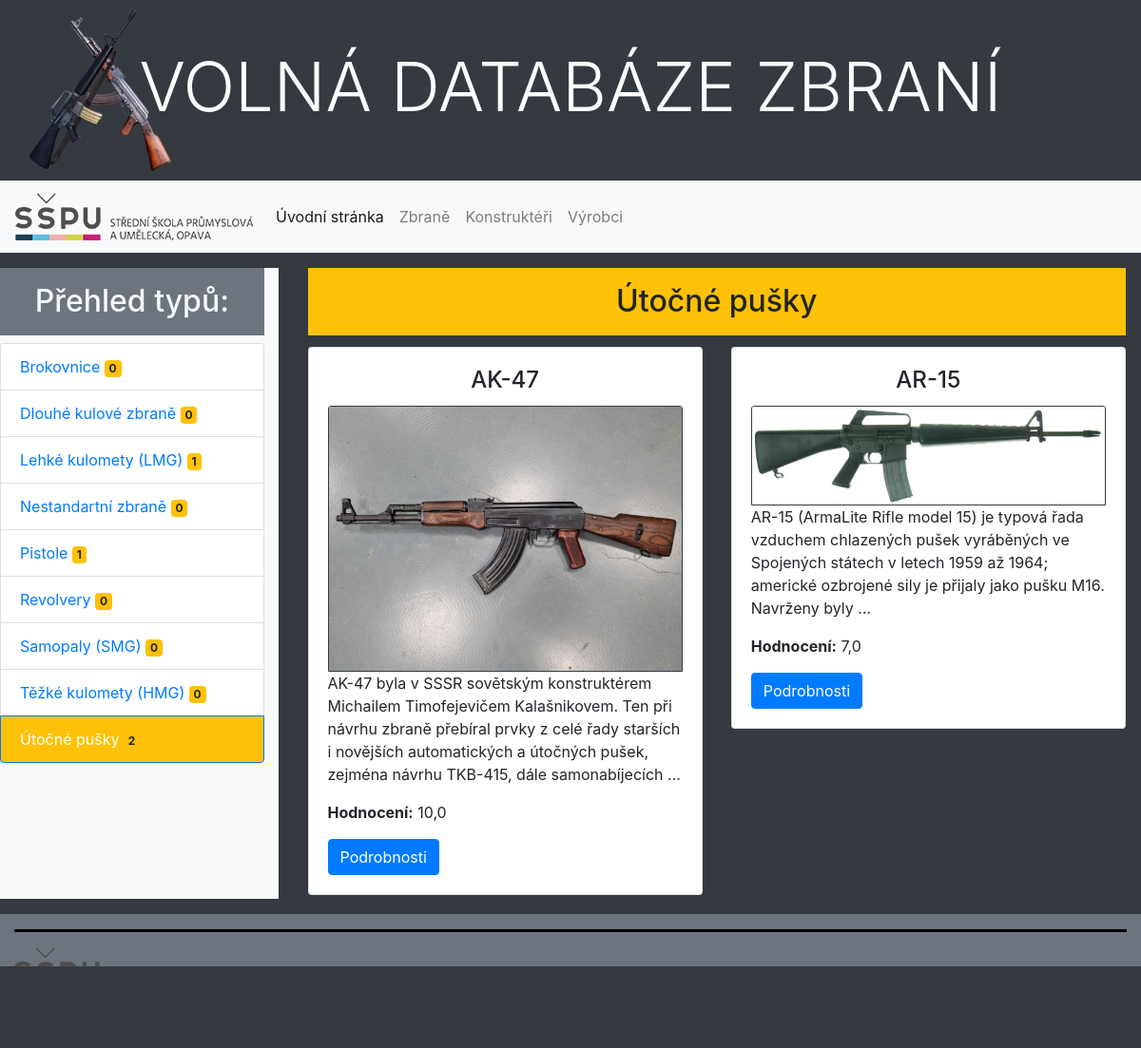
The app's page /guns/ with its own data.
### guns/models.py (models this page shows, shortened)
class Type(models.Model):
    name = models.CharField(max_length=50, unique=True, verbose_name="Označení typu",
                            help_text="Zadejte název typu")
    description = models.TextField(max_length=300, blank=True, null=True, verbose_name="Popis a charakteristika typu")
    class Meta:
        ordering = ["name"]

class Gun(models.Model):
    name = models.CharField(max_length=100, unique=True, verbose_name="Označení zbraně",
                            help_text="Zadejte označení zbraně")
    length = models.FloatField(verbose_name="Celková délka zbraně (mm)",
                               help_text="Zadejte délku zbraně v milimetrech",
                               validators=[MinValueValidator(0.1), MaxValueValidator(2000.0)])
    barrel_length = models.FloatField(verbose_name="Délka hlavně zbraně (mm)",
                                      help_text="Zadejte délku hlavně zbraně v milimetrech",
                                      validators=[MinValueValidator(0.1), MaxValueValidator(2000.0)])
    weight = models.FloatField(verbose_name="Celková hmotnost zbraně (g)",
                               validators=[MinValueValidator(0.1), MaxValueValidator(20000.0)],
                               help_text="Zadejte hmotnost zbraně v gramech")
    magazine = models.IntegerField(verbose_name="Celková kapacita obvyklého zásobníku",
                                   help_text="Zadejte množtví munice v základním zásobníku zbraně", default=1)
    '''developed = models.PositiveIntegerField(blank=True, null=True,
                                             validators=[MinValueValidator(900), MaxValueValidator(2100)],
                                             verbose_name='Rok vydání', help_text='Zadejte rok vydání (1500 - 2100)')'''
    description = models.TextField(blank=True, verbose_name="Popis zbraně",
                                   help_text="Popište tuto zbraň (historie, vlastnosti"
                                             ", zvláštnosti...)")
    type = models.ManyToManyField(Type, help_text='Vyberte typ zbraně')
    maker = models.ManyToManyField(Maker, blank=True, help_text='Vyberte výrobce zbraně')
    inventor = models.ManyToManyField(Inventor, blank=True, help_text='Vyberte vynálezces zbraně')
    poster = models.ImageField(upload_to='guns/posters/', blank=True, null=True,
                               verbose_name="Poster")
    rate = models.FloatField(default=5.0,
                             validators=[MinValueValidator(1.0), MaxValueValidator(10.0)],
                             null=True,
                             verbose_name="Hodnocení",
                             help_text="Prosím, ohodnoťte na stupnici 1-10")
    class Meta:
        ordering = ["name"]

### guns/views.py (the view)
# urls.py: path('', views.index, name='index'),
def index(request):
    num_guns = Gun.objects.all().count()
    typ = 'Útočné pušky'
    context = {
        'nadpis': typ,
        'num_guns': num_guns,
        'guns': Gun.objects.order_by('name').filter(type__name=typ),
        'types': Type.objects.all()
    }
    return render(request, 'index.html', context=context)

### guns/templates/index.html
{% extends "base.html" %}
{% block content %}
<div class="row">
    <div class="col-lg-3 bg-light mt-3 mb-3 mh-100">
        <h2 class="bg-secondary text-light text-center p-3">Přehled typů:</h2>
        <ul class="list-group">
            {% for type in types %}
            {% if type.name == nadpis %}
            <li class="list-group-item active bg-warning">{{ type.name }}
                <span class="badge badge-warning">{{ type.gun_set.count }}</span></li>
            {% else %}
            <li class="list-group-item"><a href="#">{{ type.name }}</a>
                <span class="badge badge-warning">{{ type.gun_set.count }}</span></li>
            {% endif %}
            {% endfor %}
        </ul>
    </div>
    <div class="container col-lg-9">
        <div class="m-3">
            <h2 class="text-center bg-warning p-3">{{ nadpis }}</h2>
            <div class="row">
                {% for gun in guns %}
                <div class="col-sm-6 col-lg-6 mb-1 mt-1">
                    <div class="card">
                        <div class="card-body">
                            <h4 class="card-title text-center">{{ gun.name }}</h4>
                            {% if gun.poster %}
                            <img class="card-img-top border border-dark" src="{{ gun.poster.url }}" alt="{{ gun.name }}">
                            {% endif %}
                            <p>{{ gun.description|truncatewords:30 }}</p>
                            <p><strong>Hodnocení:</strong> {{ gun.rate }}</p>
                            <a href="{% url 'gun_detail' gun.pk %}" class="btn btn-primary">Podrobnosti</a>
                        </div>
                    </div>
                </div>
                {% endfor %}
            </div>
        </div>
    </div>
</div>
{% endblock %}

### records on screen
Type: name "Brokovnice", gun_set.count "0"
Type: name "Dlouhé kulové zbraně", gun_set.count "0"
Type: name "Lehké kulomety (LMG)", gun_set.count "1"
Type: name "Nestandartní zbraně", gun_set.count "0"
Type: name "Pistole", gun_set.count "1"
Type: name "Revolvery", gun_set.count "0"
Type: name "Samopaly (SMG)", gun_set.count "0"
Type: name "Těžké kulomety (HMG)", gun_set.count "0"
Type: name "Útočné pušky", gun_set.count "2"
Gun: name "AK-47", poster (picture), description "AK-47 byla v SSSR sovětským konstruktérem Michailem Timofejevičem Kalašnikovem. Ten při návrhu zbraně přebíral prvky z celé řady starších i novějších automatických a útočných pušek, zejména návrhu TKB-415, dále samonabíjecích …", rate "10,0"
Gun: name "AR-15", poster (picture), description "AR-15 (ArmaLite Rifle model 15) je typová řada vzduchem chlazených pušek vyráběných ve Spojených státech v letech 1959 až 1964; americké ozbrojené sily je přijaly jako pušku M16. Navrženy byly …", rate "7,0"
